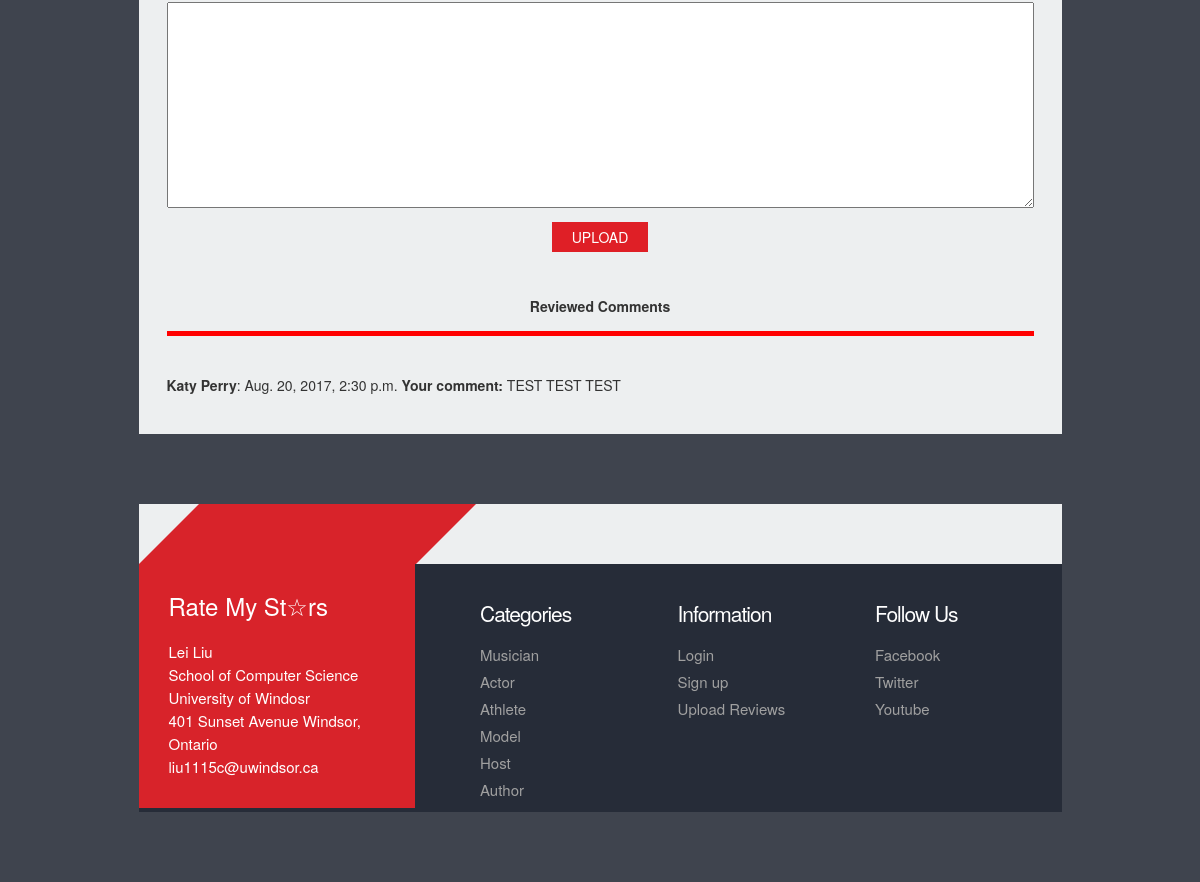
The app's page /upload (signed in, lower part), older data.
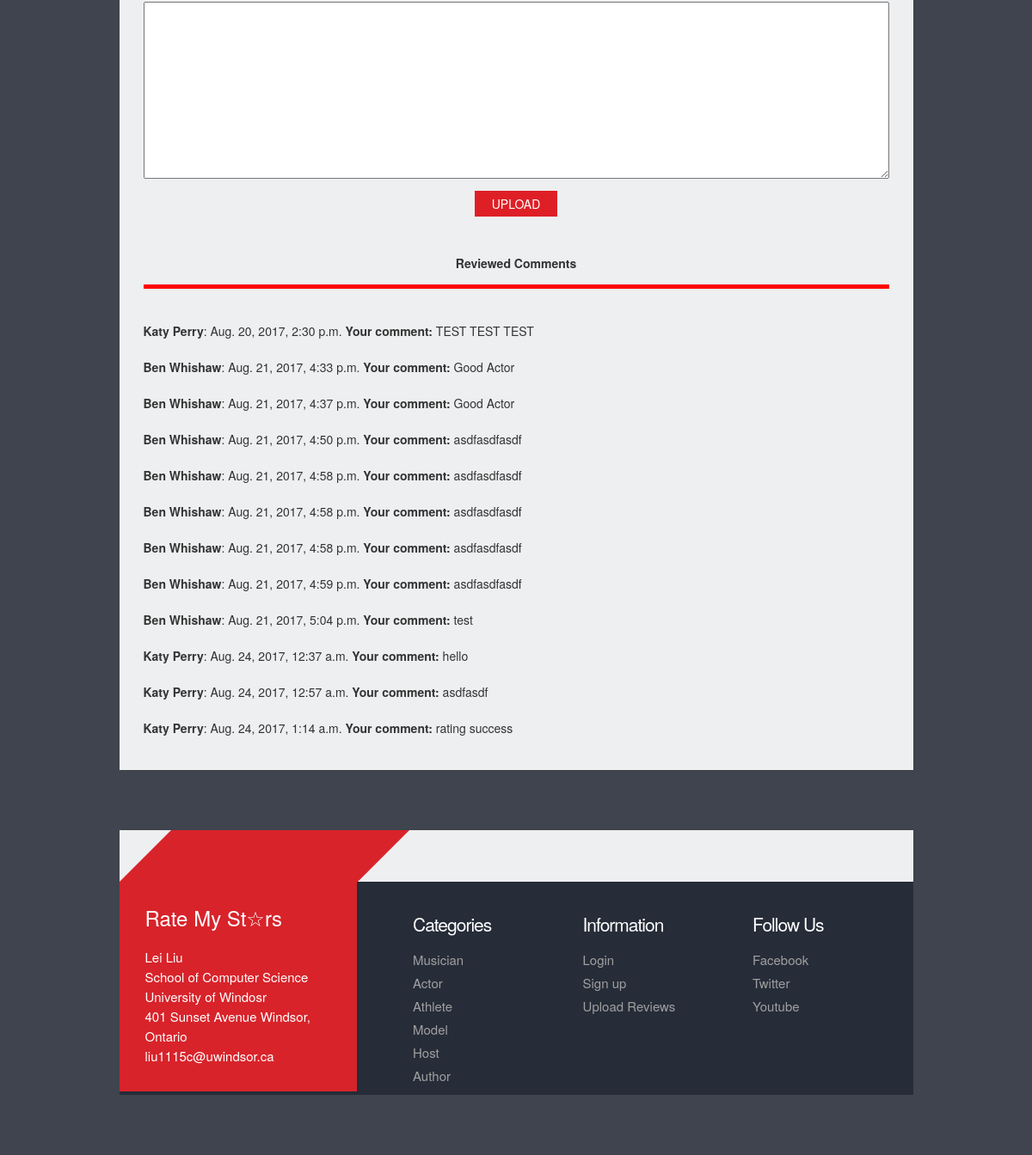
The same page, newer data.
### rating/models.py (models this page shows, shortened)
class Comment(models.Model):
    user = models.ForeignKey(R_User)
    article=models.ForeignKey(Article)
    time=models.DateTimeField()
    text=models.TextField(max_length=500)

class Article(models.Model):
    CATEGORY_CHOICES=(
        ('Musicians','Musicians'),
        ('Authors','Authors'),
        ('Actors','Actors'),
        ('Athletes','Athletes'),
        ('Models', 'Models'),
        ('Hosts','Hosts'),
    )
    author=models.ForeignKey(User,default='Username')
    date=models.DateField(default=datetime.date.today)
    title=models.CharField(max_length=100)
    age=models.PositiveIntegerField(default=0)
    category=models.CharField(choices=CATEGORY_CHOICES,max_length=100)
    nationality=models.CharField(max_length=100)
    thumbnail=models.ImageField(upload_to='article/thumbnail',default="Please uplaod a thumbnail picture.")
    banner=models.ImageField(upload_to='article/banner',default="Please upload a banner picture.")
    users= models.PositiveIntegerField(default=0)
    C1 = models.DecimalField(decimal_places=1, max_digits=2, default=Decimal(0.0))
    C2 = models.DecimalField(decimal_places=1, max_digits=2, default=Decimal(0.0))
    C3 = models.DecimalField(decimal_places=1, max_digits=2, default=Decimal(0.0))
    C4 = models.DecimalField(decimal_places=1, max_digits=2, default=Decimal(0.0))
    C5 = models.DecimalField(decimal_places=1, max_digits=2, default=Decimal(0.0))
    AVG = models.DecimalField(decimal_places=1, max_digits=2, default=Decimal(0.0))
    content=models.TextField(max_length=10000)
    def __str__(self):
        return self.title

### rating/views.py (the view, shortened to what this page needs)
# urls.py: url(r'^upload', views.upload),
def upload(request):
    username=request.user
    comment=Comment.objects.filter(user__user__username=username)
    return render(request,'upload.html',{'comment':comment})

### rating/templates/upload.html (shortened to what this page needs)
<!DOCTYPE HTML>
<html>
<head>
<link href="css/bootstrap.css" rel='stylesheet' type='text/css' />
<link href="css/style.css" rel="stylesheet" type="text/css" media="all" />
</head>
<body>
<div class="container">
    <div class="container_wrap">
        <div class="content">
            <div class="register">
                    <div class="Upload">
                        <br>
                        <br>
                        <form action="upload.html" method="POST" enctype="multipart/form-data">
                            <textarea style="width:100%;" rows="10" name="content"></textarea>
                            <br>
                            <div style="display:flex;justify-content: center;">
                                <input type="submit" style="align:center;" value="upload" onclick="check()">
                            </div>
                            <br>
                            <br>
                        </form>
                        <div style="width:100%; margin: 1em 0;" align="center"><strong>Reviewed Comments</strong>
                        </div>
                        <hr>
                        {% for c in comment %}
                            <p><strong>{{ c.article }}</strong>:    {{ c.time }}    <strong>Your comment:</strong>   {{ c.text }}</p>
                        {% endfor %}
                    </div>
            </div>
        </div>
    </div>
</div>
{% include 'footer.html' %}
</body>
</html>

### rating/templates/footer.html (shortened to what this page needs)
<div class="container">
 <footer id="footer">
 	<div id="footer-3d">
		<div class="gp-container">
			<span class="first-widget-bend"> </span>
		</div>
	</div>
    <div id="footer-widgets" class="gp-footer-larger-first-col">
		<div class="gp-container">
            <div class="footer-widget footer-1">
            	<div class="wpb_wrapper">
                    <p style="font-size: x-large">Rate My St☆rs</p>
				</div>
	          <br>
                <p>Lei Liu</p>
                <p>School of Computer Science
                <P>University of Windosr</p>
                <p>401 Sunset Avenue Windsor, Ontario</p>
                <p>liu1115c@uwindsor.ca</p>
			 </div>
			 <div class="footer_box">
			  <div class="col_1_of_3 span_1_of_3">
					<h3>Categories</h3>
					<ul class="first">
						<li><a href="category-musicians">Musician</a></li>
						<li><a href="category-actors">Actor</a></li>
						<li><a href="category-athletes">Athlete</a></li>
                        <li><a href="category-models">Model</a></li>
                        <li><a href="category-hosts">Host</a></li>
                        <li><a href="category-authors">Author</a></li>
					</ul>
		     </div>
		     <div class="col_1_of_3 span_1_of_3">
					<h3>Information</h3>
					<ul class="first">
						<li><a href="login.html">Login</a></li>
						<li><a href="register.html">Sign up</a></li>
						<li><a href="upload.html">Upload Reviews</a></li>
					</ul>
		     </div>
		     <div class="col_1_of_3 span_1_of_3">
					<h3>Follow Us</h3>
					<ul class="first">
						<li><a href="#">Facebook</a></li>
						<li><a href="#">Twitter</a></li>
						<li><a href="#">Youtube</a></li>
					</ul>
		     </div>
		    <div class="clearfix"> </div>
	        </div>
		</div>
	</div>
  </footer>
</div>

### rating/static/css/style.css (style rules this page uses)
h4, h5, h6, h1, h2, h3 { margin-top: 0; }
ul, ol { margin: 0; }
p { margin: 0; }
html, body { background:#3f444e; }
hr { background-color:red; height:2px; size:1em; width:100%; ; }
body a { transition:0.5s all; -webkit-transition:0.5s all; -moz-transition:0.5s all; -o-transition:0.5s all; -ms-transition:0.5s all; }
.container_wrap { padding:5em 0; }
.content { background:#edeff0; padding:2em; }
#footer { float: left; overflow: hidden; width: 100%; margin-bottom:5em; }
#footer-3d { background-color:#edeff0; }
#footer-3d { float: left; overflow: hidden; width: 100%; height: 60px; }
#footer-3d .first-widget-bend { float: left; overflow: hidden; width: 30%; height: 60px; margin-left: 30px; -webkit-transform: skewX(-45deg); -moz-transform: skewX(-45deg); transform: skewX(-45deg); }
.first-widget-bend { background-color:#d8232a; }
#footer-widgets.gp-footer-larger-first-col { padding: 0; }
#footer-widgets { background-color:#262C38; }
#footer-widgets { float: left; overflow: hidden; padding: 50px 0 10px; width: 100%; }
.gp-container { position: relative; margin: 0 auto; z-index: 1; }
.gp-footer-larger-first-col .footer-1 { line-height: 23px; font-weight: 400; font-style: normal; color: #ffffff; font-size: 15px; opacity: 1; visibility: visible; -webkit-transition: opacity 0.24s ease-in-out; -moz-transition: opacity 0.24s ease-in-out; transition: opacity 0.24s ease-in-out; }
.gp-footer-larger-first-col .footer-1 { background-color:#d8232a; }
.gp-footer-larger-first-col .footer-1 { width: 30%; margin-right:7%; padding: 30px; float: left; }
.col_1_of_3:first-child { margin-left: 0; }
.span_1_of_3 { width:19.8%; }
.col_1_of_3 { display: block; float: left; margin:4% 0 1% 1.6%; }
.span_1_of_3 h3 { margin-bottom:15px; font-size:1.5em; line-height: 1.2; margin-top: 0px; letter-spacing: -1px; color: #fff; }
ul.first { padding:0; margin:0; list-style:none; }
ul.first li a { color: #A0A0A0; font-size: 15px; -moz-transition: background 0.5s ease; -o-transition: background 0.5s ease; -webkit-transition: background 0.5s ease; line-height: 1.8em; }
.Upload p { line-height: 3em; }
.Upload div, .Upload div { width: 100%; float:left; margin: 10px 0; }
.Upload hr { color:yellow; height:5px; size:1em; margin:2em 0em; }
.Upload input[type="submit"] , .Upload input[type="button"] { background: #df1f26; color: #FFF; font-size: 1em; padding: 5px 20px; transition: 0.5s all; -webkit-transition: 0.5s all; -moz-transition: 0.5s all; -o-transition: 0.5s all; display: inline-block; text-transform: uppercase; border: none; outline: none; }

Row changes from the older to the newer data that the page shows:
added Comment: article "Ben Whishaw", time "Aug. 21, 2017, 4:33 p.m.", text "Good Actor"
added Comment: article "Ben Whishaw", time "Aug. 21, 2017, 4:37 p.m.", text "Good Actor"
added Comment: article "Ben Whishaw", time "Aug. 21, 2017, 4:50 p.m.", text "asdfasdfasdf"
added Comment: article "Ben Whishaw", time "Aug. 21, 2017, 4:58 p.m.", text "asdfasdfasdf"
added Comment: article "Ben Whishaw", time "Aug. 21, 2017, 4:58 p.m.", text "asdfasdfasdf"
added Comment: article "Ben Whishaw", time "Aug. 21, 2017, 4:58 p.m.", text "asdfasdfasdf"
added Comment: article "Ben Whishaw", time "Aug. 21, 2017, 4:59 p.m.", text "asdfasdfasdf"
added Comment: article "Ben Whishaw", time "Aug. 21, 2017, 5:04 p.m.", text "test"
added Comment: article "Katy Perry", time "Aug. 24, 2017, 12:37 a.m.", text "hello"
added Comment: article "Katy Perry", time "Aug. 24, 2017, 12:57 a.m.", text "asdfasdf"
added Comment: article "Katy Perry", time "Aug. 24, 2017, 1:14 a.m.", text "rating success"
